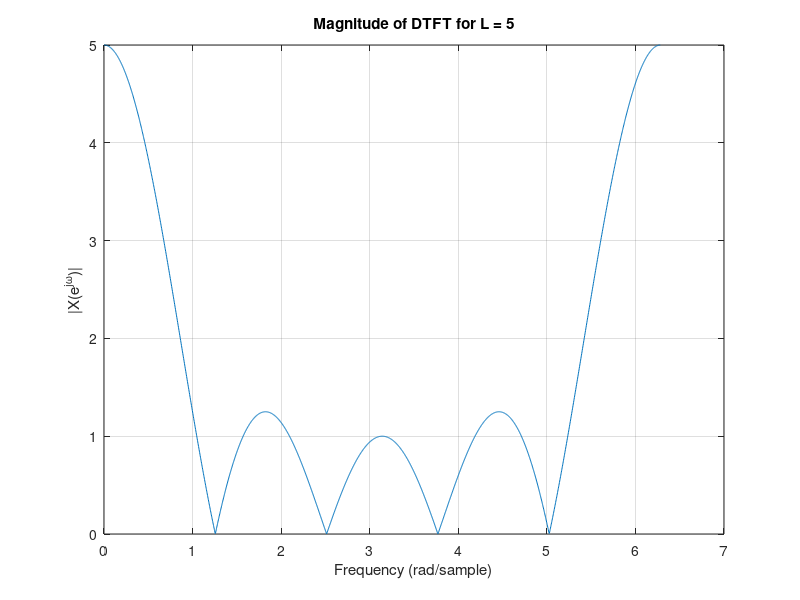
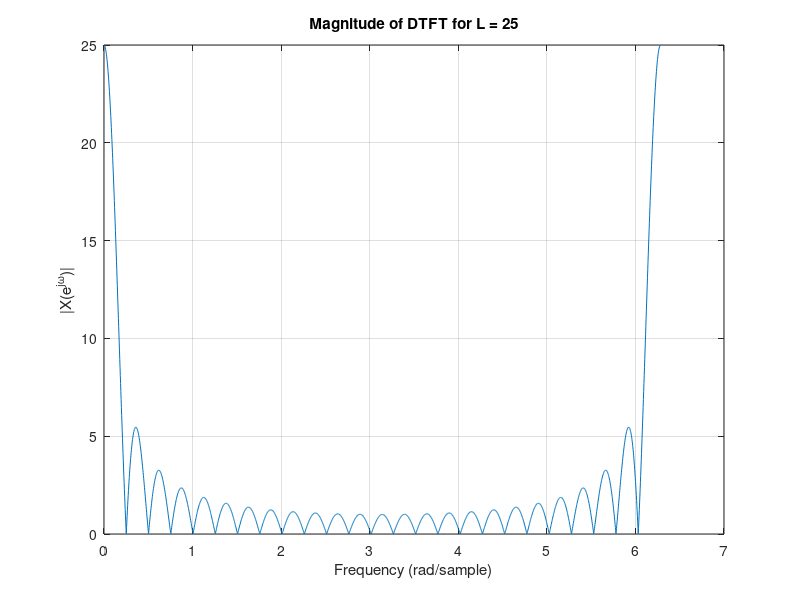
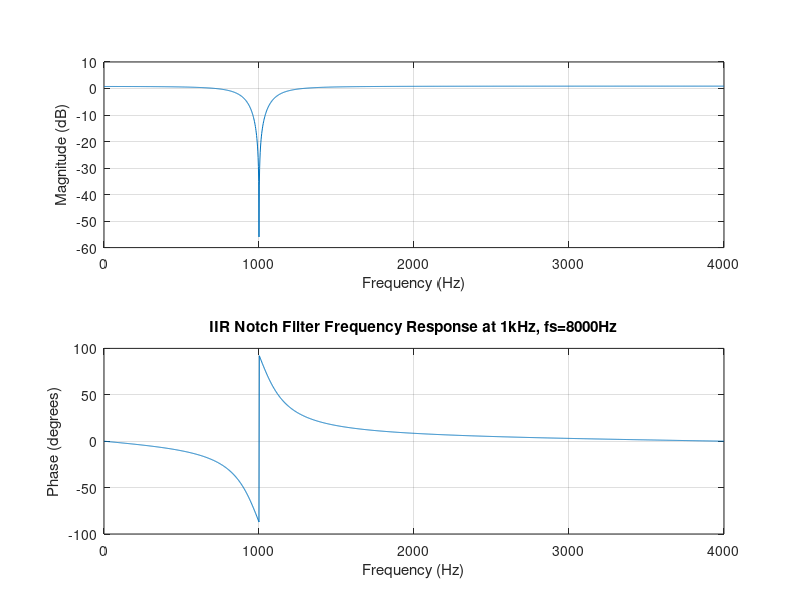

Recreate these plots in MATLAB, in order.
%% Question 1
N = 2048;
signal_length = 256;
L_values = [5, 25, 125];

for index = 1:length(L_values)
    L = L_values(index);
    x = [ones(1, L), zeros(1, signal_length - L)];
    
    [H, w] = freqz(x, 1, N, 'whole');
    
    figure;
    plot(w, abs(H));
    xlabel('Frequency (rad/sample)');
    ylabel('|X(e^{j\omega})|');
    title(['Magnitude of DTFT for L = ', num2str(L)]);
    grid on;
end

%% Question 6, 1kHz
b = [1, -sqrt(2), 1];
a = [1];
freqz(b, a, 2048, 8000);
title('FIR Notch Filter Frequency Response at 1kHz, fs=8000Hz');

%% Question 6, 11.25kHz
b = [1, -1.696, 1];
a = [1];
freqz(b, a, 2048, 11250);
title('FIR Notch Filter Frequency Response at 1kHz, fs=11250Hz');

%% Question 7
b = [1, -1.414, 1];
a = [1, -1.273, 0.81];
zplane(b, a);
title('Pole-Zero Plot of IIR Notch Filter');
freqz(b, a, 2048, 8000);
title('IIR Notch Filter Frequency Response at 1kHz, fs=8000Hz');
